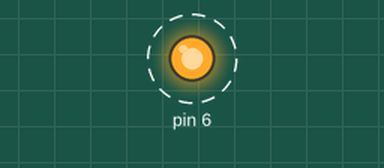
This sketch was run on a simulated Arduino Uno, built with avr-gcc and run on an emulated ATmega328P. Parts: output pins drawn as LEDs (lit = HIGH). Dashed ring = blinking. What the sketch prints to the serial monitor is not drawn.

Above: at 8.5 s.
Timing chart, 0 to 12.6 s (numbered marks = the images above):
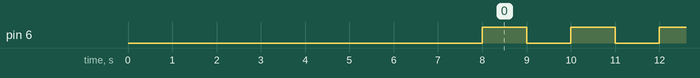

The sketch:

Blink_test.ino
```cpp
#define BRIGHT_LED PB6

void setup()
{
  Serial.begin (500000);
  pinMode(BRIGHT_LED, OUTPUT);
  delay(8000);  //this pause neeaded for usb connection
  Serial.println ("Start");
}

void loop()
{
  Serial.print ('.');
  digitalWrite(BRIGHT_LED, HIGH);
  delay(1000);
  digitalWrite(BRIGHT_LED, LOW);
  delay(1000);
}
```

Measured:
- by itself, pin 6: alternates HIGH for 1.0 s and LOW for 1.0 s
